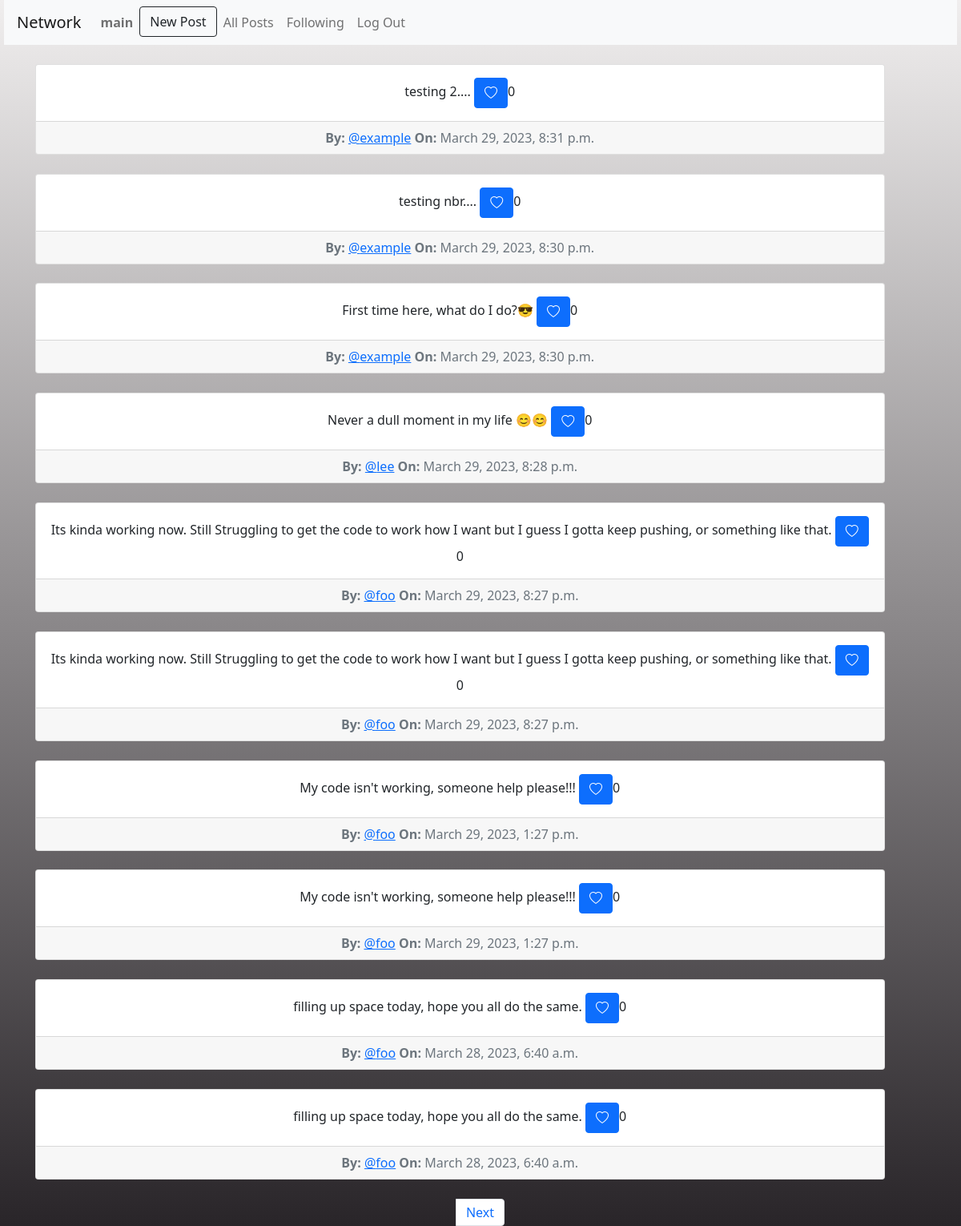
The page /following (signed in) on the database its author committed.
### network/models.py (models this page shows, shortened)
class User(AbstractUser):
    pass

class Posts(models.Model):
    author = models.ForeignKey(User, on_delete=models.CASCADE, related_name="user")
    message = models.TextField(max_length=250)
    timeStamp = models.DateTimeField(auto_now_add=True)
    likes = models.IntegerField(default=0)

### network/views.py (the view)
# urls.py: path("following", views.following, name="following"),
def following(request):
    profile =  User.objects.get(pk=request.user.id)
    user_following = Follow.objects.filter(followedBy=profile)
    allpost = Posts.objects.all().order_by('-timeStamp')
    followed_posts = []
    for post in allpost:
        for person in user_following:
            if person.user == post.author:
                followed_posts.append(post)
    paginator = Paginator(followed_posts, 10)
    page_number = request.GET.get('page')
    page_obj = paginator.get_page(page_number)
    return render(request, "network/following.html", {
        "page_obj" : page_obj
    })

### network/templates/network/following.html (shortened to what this page needs)
{% extends "network/layout.html" %}
{% load static %}
{% block body %}
    {% for post in page_obj %}
        <div id="eachPost" class="col-11">
            <div class="card text-center">
                <div class="card-body">
                    <p class="card-text">{{post.message}} <a href="#" class="btn btn-primary"><i class="bi bi-heart"></i></a>{{post.likes}}</p>
                </div>
                <div class="card-footer text-muted">
                    <strong>By: </strong>
                    <a href="{% url 'profile' post.author_id %}">@{{post.author}}</a>
                    <strong>On: </strong>{{post.timeStamp}}
                </div>
            </div>
        </div>
        {% endfor %}
        <nav aria-label="Page navigation example">
            <ul class="pagination justify-content-center">
              <li class="page-item">
                {% if page_obj.has_next %}
                    <a class="page-link" href="?page={{ page_obj.next_page_number }}">Next</a>
                {% endif %}
              </li>
            </ul>
          </nav>
{% endblock %}

### network/templates/network/layout.html (shortened to what this page needs)
{% load static %}
<!DOCTYPE html>
<html lang="en">
    <head>
        <link rel="stylesheet" href="https://cdn.jsdelivr.net/npm/bootstrap@4.0.0/dist/css/bootstrap.min.css">
        <link rel="stylesheet" href="https://stackpath.bootstrapcdn.com/bootstrap/4.4.1/css/bootstrap.min.css">
        <link rel="stylesheet" href="https://cdn.jsdelivr.net/npm/bootstrap@5.0.2/dist/css/bootstrap.min.css" />
        <link rel="stylesheet" href="https://cdn.jsdelivr.net/npm/bootstrap-icons@1.5.0/font/bootstrap-icons.css" />
        <link href="{% static 'network/styles.css' %}" rel="stylesheet">
    </head>
    <body>
        <nav class="navbar navbar-expand-lg navbar-light bg-light">
            <a class="navbar-brand" href="#">Network</a>
            <div>
              <ul class="navbar-nav mr-auto">
                {% if user.is_authenticated %}
                    <li class="nav-item">
                        <a class="nav-link" href="{% url 'profile' request.user.id %}"><strong>{{ user.username }}</strong></a>
                    </li>
                {% endif %}
                {% if user.is_authenticated %}
                    <li class="nav-item">
                        <a href="{% url 'new_Post' %}"><button type="button" class="btn btn-outline-dark" id="newPost">New Post</button></a>
                    </li>
                {% endif %}
                <li class="nav-item">
                  <a class="nav-link" href="{% url 'index' %}">All Posts</a>
                </li>
                {% if user.is_authenticated %}
                    <li class="nav-item">
                        <a class="nav-link" href="{% url 'following' %}">Following</a>
                    </li>
                    <li class="nav-item">
                        <a class="nav-link" href="{% url 'logout' %}">Log Out</a>
                    </li>
                {% endif %}
              </ul>
            </div>
          </nav>
        <div class="body">
            {% block body %}
            {% endblock %}
        </div>
    </body>
</html>

### network/static/network/styles.css (style rules this page uses)
html { height:100% }
body { height: 100%; padding-left: 5px; padding-right: 5px; background-image: linear-gradient( #f0eeee, rgb(41, 37, 41)); margin: 0; background-repeat: no-repeat; background-attachment: fixed; }
* { box-sizing: border-box; }
#eachPost { margin: 2%; }

### rows shown on the page
User: username "main"
Posts: message "testing 2....", likes "0", author "example", timeStamp "March 29, 2023, 8:31 p.m."
Posts: message "testing nbr....", likes "0", author "example", timeStamp "March 29, 2023, 8:30 p.m."
Posts: message "First time here, what do I do?😎", likes "0", author "example", timeStamp "March 29, 2023, 8:30 p.m."
Posts: message "Never a dull moment in my life 😊😊", likes "0", author "lee", timeStamp "March 29, 2023, 8:28 p.m."
Posts: message "Its kinda working now. Still Struggling to get the code to work how I want but I guess I gotta keep pushing, or something like that.", likes "0", author "foo", timeStamp "March 29, 2023, 8:27 p.m."
Posts: message "My code isn't working, someone help please!!!", likes "0", author "foo", timeStamp "March 29, 2023, 1:27 p.m."
Posts: message "filling up space today, hope you all do the same.", likes "0", author "foo", timeStamp "March 28, 2023, 6:40 a.m."
